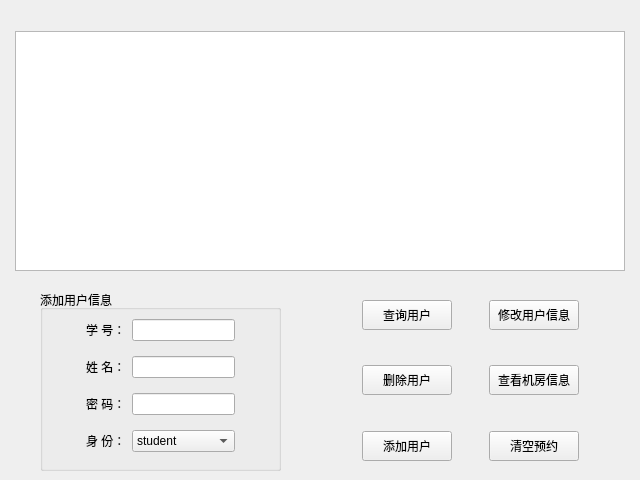
<?xml version="1.0" encoding="UTF-8"?>
<ui version="4.0">
 <class>Manager</class>
 <widget class="QWidget" name="Manager">
  <property name="geometry">
   <rect>
    <x>0</x>
    <y>0</y>
    <width>640</width>
    <height>480</height>
   </rect>
  </property>
  <property name="minimumSize">
   <size>
    <width>640</width>
    <height>480</height>
   </size>
  </property>
  <property name="maximumSize">
   <size>
    <width>640</width>
    <height>480</height>
   </size>
  </property>
  <property name="windowTitle">
   <string>Form</string>
  </property>
  <widget class="QTableView" name="tableView_manager">
   <property name="geometry">
    <rect>
     <x>15</x>
     <y>31</y>
     <width>610</width>
     <height>240</height>
    </rect>
   </property>
   <property name="minimumSize">
    <size>
     <width>610</width>
     <height>240</height>
    </size>
   </property>
   <property name="maximumSize">
    <size>
     <width>610</width>
     <height>240</height>
    </size>
   </property>
  </widget>
  <widget class="QWidget" name="widget" native="true">
   <property name="geometry">
    <rect>
     <x>330</x>
     <y>300</y>
     <width>281</width>
     <height>161</height>
    </rect>
   </property>
   <layout class="QGridLayout" name="gridLayout">
    <item row="2" column="0">
     <spacer name="horizontalSpacer">
      <property name="orientation">
       <enum>Qt::Horizontal</enum>
      </property>
      <property name="sizeHint" stdset="0">
       <size>
        <width>40</width>
        <height>20</height>
       </size>
      </property>
     </spacer>
    </item>
    <item row="2" column="3">
     <widget class="QPushButton" name="pushButton_serchRoomInfo">
      <property name="minimumSize">
       <size>
        <width>90</width>
        <height>30</height>
       </size>
      </property>
      <property name="maximumSize">
       <size>
        <width>90</width>
        <height>30</height>
       </size>
      </property>
      <property name="text">
       <string>查看机房信息</string>
      </property>
     </widget>
    </item>
    <item row="4" column="3">
     <widget class="QPushButton" name="pushButton_clearOrder">
      <property name="minimumSize">
       <size>
        <width>90</width>
        <height>30</height>
       </size>
      </property>
      <property name="maximumSize">
       <size>
        <width>90</width>
        <height>30</height>
       </size>
      </property>
      <property name="text">
       <string>清空预约</string>
      </property>
     </widget>
    </item>
    <item row="1" column="1">
     <spacer name="verticalSpacer">
      <property name="orientation">
       <enum>Qt::Vertical</enum>
      </property>
      <property name="sizeHint" stdset="0">
       <size>
        <width>20</width>
        <height>40</height>
       </size>
      </property>
     </spacer>
    </item>
    <item row="0" column="1">
     <widget class="QPushButton" name="pushButton_serchUser">
      <property name="minimumSize">
       <size>
        <width>90</width>
        <height>30</height>
       </size>
      </property>
      <property name="maximumSize">
       <size>
        <width>90</width>
        <height>30</height>
       </size>
      </property>
      <property name="text">
       <string>查询用户</string>
      </property>
     </widget>
    </item>
    <item row="2" column="4">
     <spacer name="horizontalSpacer_2">
      <property name="orientation">
       <enum>Qt::Horizontal</enum>
      </property>
      <property name="sizeHint" stdset="0">
       <size>
        <width>40</width>
        <height>20</height>
       </size>
      </property>
     </spacer>
    </item>
    <item row="3" column="3">
     <spacer name="verticalSpacer_2">
      <property name="orientation">
       <enum>Qt::Vertical</enum>
      </property>
      <property name="sizeHint" stdset="0">
       <size>
        <width>20</width>
        <height>40</height>
       </size>
      </property>
     </spacer>
    </item>
    <item row="2" column="1">
     <widget class="QPushButton" name="pushButton_deleteUser">
      <property name="minimumSize">
       <size>
        <width>90</width>
        <height>30</height>
       </size>
      </property>
      <property name="maximumSize">
       <size>
        <width>90</width>
        <height>30</height>
       </size>
      </property>
      <property name="text">
       <string>删除用户</string>
      </property>
     </widget>
    </item>
    <item row="4" column="1">
     <widget class="QPushButton" name="pushButton_addUser">
      <property name="minimumSize">
       <size>
        <width>90</width>
        <height>30</height>
       </size>
      </property>
      <property name="maximumSize">
       <size>
        <width>90</width>
        <height>30</height>
       </size>
      </property>
      <property name="text">
       <string>添加用户</string>
      </property>
     </widget>
    </item>
    <item row="0" column="3">
     <widget class="QPushButton" name="pushButton_updateUserInfo">
      <property name="minimumSize">
       <size>
        <width>90</width>
        <height>30</height>
       </size>
      </property>
      <property name="maximumSize">
       <size>
        <width>90</width>
        <height>30</height>
       </size>
      </property>
      <property name="text">
       <string>修改用户信息</string>
      </property>
     </widget>
    </item>
    <item row="2" column="2">
     <spacer name="horizontalSpacer_3">
      <property name="orientation">
       <enum>Qt::Horizontal</enum>
      </property>
      <property name="sizeHint" stdset="0">
       <size>
        <width>40</width>
        <height>20</height>
       </size>
      </property>
     </spacer>
    </item>
   </layout>
  </widget>
  <widget class="QGroupBox" name="groupBox">
   <property name="geometry">
    <rect>
     <x>40</x>
     <y>290</y>
     <width>241</width>
     <height>181</height>
    </rect>
   </property>
   <property name="title">
    <string>添加用户信息</string>
   </property>
   <widget class="QWidget" name="widget_2" native="true">
    <property name="geometry">
     <rect>
      <x>10</x>
      <y>20</y>
      <width>221</width>
      <height>151</height>
     </rect>
    </property>
    <layout class="QGridLayout" name="gridLayout_2">
     <item row="3" column="1">
      <widget class="QLabel" name="label_4">
       <property name="text">
        <string>身 份：</string>
       </property>
      </widget>
     </item>
     <item row="1" column="2">
      <widget class="QLineEdit" name="lineEdit_name"/>
     </item>
     <item row="3" column="2">
      <widget class="QComboBox" name="comboBox_identy">
       <item>
        <property name="text">
         <string>student</string>
        </property>
       </item>
       <item>
        <property name="text">
         <string>teacher</string>
        </property>
       </item>
       <item>
        <property name="text">
         <string>manager</string>
        </property>
       </item>
      </widget>
     </item>
     <item row="2" column="0">
      <spacer name="horizontalSpacer_4">
       <property name="orientation">
        <enum>Qt::Horizontal</enum>
       </property>
       <property name="sizeHint" stdset="0">
        <size>
         <width>40</width>
         <height>20</height>
        </size>
       </property>
      </spacer>
     </item>
     <item row="0" column="1">
      <widget class="QLabel" name="label">
       <property name="text">
        <string>学 号：</string>
       </property>
      </widget>
     </item>
     <item row="2" column="1">
      <widget class="QLabel" name="label_3">
       <property name="text">
        <string>密 码：</string>
       </property>
      </widget>
     </item>
     <item row="2" column="2">
      <widget class="QLineEdit" name="lineEdit_pwd"/>
     </item>
     <item row="0" column="2">
      <widget class="QLineEdit" name="lineEdit_number"/>
     </item>
     <item row="1" column="1">
      <widget class="QLabel" name="label_2">
       <property name="text">
        <string>姓 名：</string>
       </property>
      </widget>
     </item>
     <item row="2" column="3">
      <spacer name="horizontalSpacer_5">
       <property name="orientation">
        <enum>Qt::Horizontal</enum>
       </property>
       <property name="sizeHint" stdset="0">
        <size>
         <width>40</width>
         <height>20</height>
        </size>
       </property>
      </spacer>
     </item>
    </layout>
   </widget>
  </widget>
 </widget>
 <resources/>
 <connections/>
</ui>
